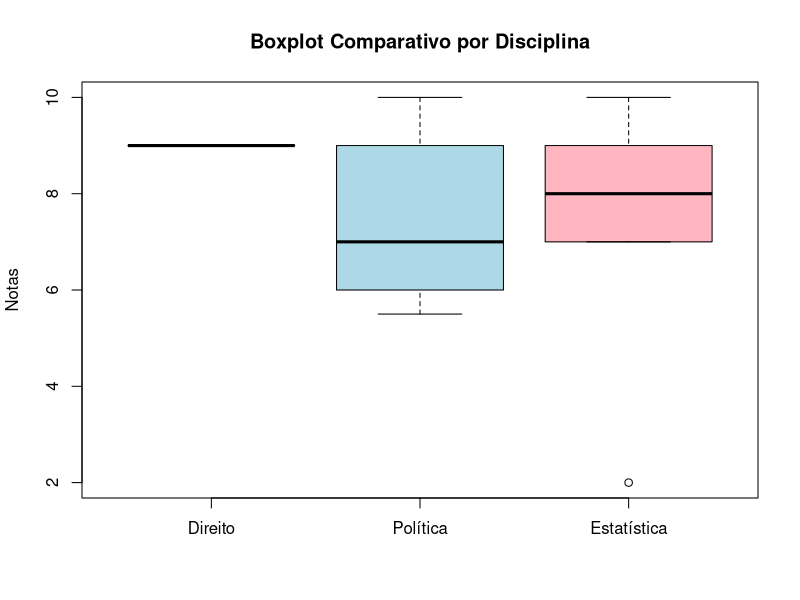
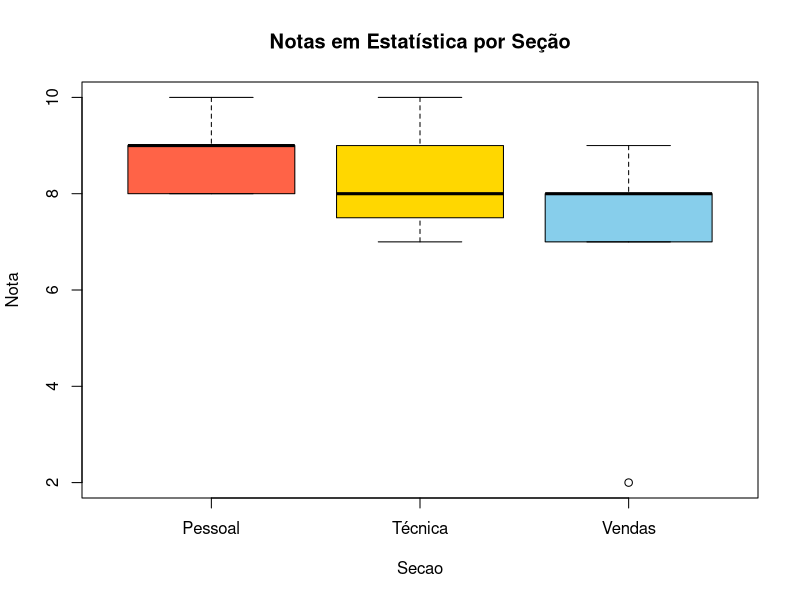

The R script that drew these images, in order:
# Instala e carrega o pacote necessário
if (!require("modeest")) install.packages("modeest", dependencies = TRUE)
library(modeest)

# Criação dos dados
dados <- data.frame(
  Secao = c("Pessoal", "Pessoal", "Pessoal", "Pessoal", "Pessoal", "Pessoal", "Pessoal",
            "Técnica", "Técnica", "Técnica", "Técnica", "Técnica", "Técnica", "Técnica",
            "Vendas", "Vendas", "Vendas", "Vendas", "Vendas", "Vendas", "Vendas", "Vendas", "Vendas", "Vendas", "Vendas"),
  Direito = rep(9, 25),
  Politica = c(9.0, 6.5, 9.0, 6.0, 6.5, 6.5, 9.0,
               6.0, 9.0, 9.0, 7.0, 5.5, 6.0, 8.0,
               7.0, 9.0, 10.0, 5.5, 7.0, 6.0, 6.5, 6.0, 9.0, 6.5, 7.0),
  Estatistica = c(9, 9, 8, 8, 9, 10, 8,
                  8, 9, 8, 10, 7, 7, 9,
                  8, 7, 8, 9, 2, 7, 7, 8, 9, 8, 7)
)

# Função para estatísticas
estatisticas <- function(x) {
  media <- mean(x)
  moda <- mfv(x)
  mediana <- median(x)
  desvio <- sd(x)
  cv <- sd(x) / mean(x) * 100
  return(c(Media = media, Moda = moda, Mediana = mediana, Desvio_Padrao = desvio, Coef_Variacao = cv))
}

# Aplicação das estatísticas
estatisticas_direito <- estatisticas(dados$Direito)
estatisticas_politica <- estatisticas(dados$Politica)
estatisticas_estatistica <- estatisticas(dados$Estatistica)

# Exibição dos resultados
cat("\n📚 Estatísticas - Direito:\n"); print(estatisticas_direito)
cat("\n📚 Estatísticas - Política:\n"); print(estatisticas_politica)
cat("\n📚 Estatísticas - Estatística:\n"); print(estatisticas_estatistica)

# Boxplot comparativo das disciplinas
boxplot(dados$Direito, dados$Politica, dados$Estatistica,
        names = c("Direito", "Política", "Estatística"),
        col = c("lightgreen", "lightblue", "lightpink"),
        main = "Boxplot Comparativo por Disciplina",
        ylab = "Notas")

# Boxplot da disciplina Estatística por Seção
boxplot(Estatistica ~ Secao, data = dados,
        col = c("tomato", "gold", "skyblue"),
        main = "Notas em Estatística por Seção",
        ylab = "Nota")
